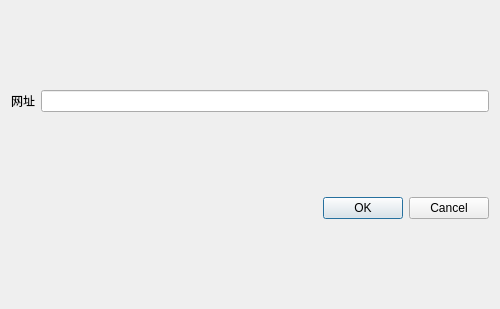
<?xml version="1.0" encoding="UTF-8"?>
<ui version="4.0">
 <class>AuthlibInjectorAdder</class>
 <widget class="QDialog" name="AuthlibInjectorAdder">
  <property name="geometry">
   <rect>
    <x>0</x>
    <y>0</y>
    <width>500</width>
    <height>309</height>
   </rect>
  </property>
  <property name="windowTitle">
   <string>添加外置登录服务器</string>
  </property>
  <layout class="QGridLayout" name="gridLayout">
   <item row="0" column="0">
    <widget class="QLabel" name="label">
     <property name="text">
      <string>网址</string>
     </property>
    </widget>
   </item>
   <item row="0" column="1">
    <widget class="LineEdit" name="url"/>
   </item>
   <item row="1" column="0" colspan="2">
    <widget class="QDialogButtonBox" name="buttonBox">
     <property name="orientation">
      <enum>Qt::Orientation::Horizontal</enum>
     </property>
     <property name="standardButtons">
      <set>QDialogButtonBox::StandardButton::Cancel|QDialogButtonBox::StandardButton::Ok</set>
     </property>
    </widget>
   </item>
  </layout>
 </widget>
 <customwidgets>
  <customwidget>
   <class>LineEdit</class>
   <extends>QLineEdit</extends>
   <header>qfluentwidgets</header>
  </customwidget>
 </customwidgets>
 <resources/>
 <connections>
  <connection>
   <sender>buttonBox</sender>
   <signal>accepted()</signal>
   <receiver>AuthlibInjectorAdder</receiver>
   <slot>accept()</slot>
   <hints>
    <hint type="sourcelabel">
     <x>248</x>
     <y>254</y>
    </hint>
    <hint type="destinationlabel">
     <x>157</x>
     <y>274</y>
    </hint>
   </hints>
  </connection>
  <connection>
   <sender>buttonBox</sender>
   <signal>rejected()</signal>
   <receiver>AuthlibInjectorAdder</receiver>
   <slot>reject()</slot>
   <hints>
    <hint type="sourcelabel">
     <x>316</x>
     <y>260</y>
    </hint>
    <hint type="destinationlabel">
     <x>286</x>
     <y>274</y>
    </hint>
   </hints>
  </connection>
 </connections>
</ui>
